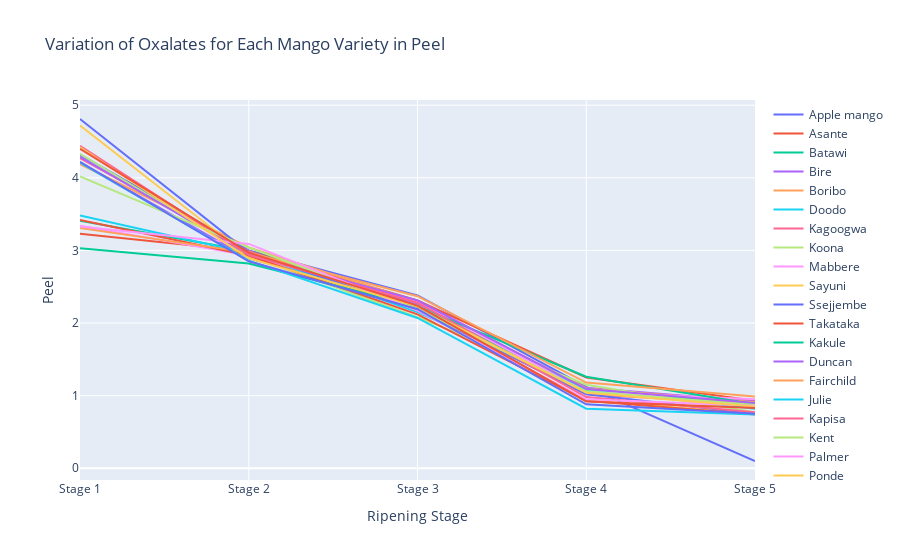

Write notebook code for a chart like this one.
### Code cell
# Create traces for each mango variety
traces = []
for variety in data['Mango variety'].unique():
    subset = data[data['Mango variety'] == variety]
    trace = go.Scatter(x=subset['Ripening stage'], y=subset['Peel'], mode='lines', name=variety)
    traces.append(trace)

# Create layout
layout = go.Layout(title='Variation of Oxalates for Each Mango Variety in Peel',
                   xaxis=dict(title='Ripening Stage'),
                   yaxis=dict(title='Peel'))

# Create figure
fig = go.Figure(data=traces, layout=layout)

# Plot figure
pio.show(fig)

### Figure 1 — Plotly figure (JSON) as saved in the notebook; plotly's stock layout.template omitted (floating-point values rounded to 4 significant figures)
{"data": [{"mode": "lines", "name": "Apple mango", "type": "scatter", "x": ["Stage 1", "Stage 2", "Stage 3", "Stage 4", "Stage 5"], "y": [4.32, 3, 2.38, 1.12, 0.1]}, {"mode": "lines", "name": "Asante", "type": "scatter", "x": ["Stage 1", "Stage 2", "Stage 3", "Stage 4", "Stage 5"], "y": [3.23, 2.99, 2.31, 1.25, 0.93]}, {"mode": "lines", "name": "Batawi", "type": "scatter", "x": ["Stage 1", "Stage 2", "Stage 3", "Stage 4", "Stage 5"], "y": [3.41, 2.99, 2.24, 1.08, 0.89]}, {"mode": "lines", "name": "Bire", "type": "scatter", "x": ["Stage 1", "Stage 2", "Stage 3", "Stage 4", "Stage 5"], "y": [4.21, 2.89, 2.27, 1.11, 0.92]}, {"mode": "lines", "name": "Boribo", "type": "scatter", "x": ["Stage 1", "Stage 2", "Stage 3", "Stage 4", "Stage 5"], "y": [4.19, 3.04, 2.29, 1.1, 0.91]}, {"mode": "lines", "name": "Doodo", "type": "scatter", "x": ["Stage 1", "Stage 2", "Stage 3", "Stage 4", "Stage 5"], "y": [3.48, 2.96, 2.15, 1.09, 0.82]}, {"mode": "lines", "name": "Kagoogwa", "type": "scatter", "x": ["Stage 1", "Stage 2", "Stage 3", "Stage 4", "Stage 5"], "y": [4.27, 2.99, 2.21, 1.02, 0.89]}, {"mode": "lines", "name": "Koona", "type": "scatter", "x": ["Stage 1", "Stage 2", "Stage 3", "Stage 4", "Stage 5"], "y": [4.33, 2.93, 2.08, 1.15, 0.77]}, {"mode": "lines", "name": "Mabbere", "type": "scatter", "x": ["Stage 1", "Stage 2", "Stage 3", "Stage 4", "Stage 5"], "y": [3.34, 2.93, 2.3, 1.05, 0.95]}, {"mode": "lines", "name": "Sayuni", "type": "scatter", "x": ["Stage 1", "Stage 2", "Stage 3", "Stage 4", "Stage 5"], "y": [4.72, 2.91, 2.19, 0.94, 0.75]}, {"mode": "lines", "name": "Ssejjembe", "type": "scatter", "x": ["Stage 1", "Stage 2", "Stage 3", "Stage 4", "Stage 5"], "y": [4.81, 2.97, 2.19, 1.02, 0.75]}, {"mode": "lines", "name": "Takataka", "type": "scatter", "x": ["Stage 1", "Stage 2", "Stage 3", "Stage 4", "Stage 5"], "y": [3.42, 2.93, 2.12, 0.93, 0.74]}, {"mode": "lines", "name": "Kakule", "type": "scatter", "x": ["Stage 1", "Stage 2", "Stage 3", "Stage 4", "Stage 5"], "y": [3.03, 2.82, 2.23, 1.26, 0.88]}, {"mode": "lines", "name": "Duncan", "type": "scatter", "x": ["Stage 1", "Stage 2", "Stage 3", "Stage 4", "Stage 5"], "y": [4.29, 2.94, 2.31, 1.09, 0.9]}, {"mode": "lines", "name": "Fairchild", "type": "scatter", "x": ["Stage 1", "Stage 2", "Stage 3", "Stage 4", "Stage 5"], "y": [3.31, 2.97, 2.37, 1.18, 0.99]}, {"mode": "lines", "name": "Julie", "type": "scatter", "x": ["Stage 1", "Stage 2", "Stage 3", "Stage 4", "Stage 5"], "y": [4.21, 2.86, 2.07, 0.82, 0.74]}, {"mode": "lines", "name": "Kapisa", "type": "scatter", "x": ["Stage 1", "Stage 2", "Stage 3", "Stage 4", "Stage 5"], "y": [4.44, 2.94, 2.28, 0.98, 0.77]}, {"mode": "lines", "name": "Kent", "type": "scatter", "x": ["Stage 1", "Stage 2", "Stage 3", "Stage 4", "Stage 5"], "y": [4.02, 3.04, 2.19, 1.06, 0.87]}, {"mode": "lines", "name": "Palmer", "type": "scatter", "x": ["Stage 1", "Stage 2", "Stage 3", "Stage 4", "Stage 5"], "y": [3.33, 3.09, 2.17, 0.95, 0.86]}, {"mode": "lines", "name": "Ponde", "type": "scatter", "x": ["Stage 1", "Stage 2", "Stage 3", "Stage 4", "Stage 5"], "y": [4.42, 2.89, 2.23, 1.04, 0.85]}, {"mode": "lines", "name": "Seena", "type": "scatter", "x": ["Stage 1", "Stage 2", "Stage 3", "Stage 4", "Stage 5"], "y": [4.22, 2.85, 2.19, 0.88, 0.75]}, {"mode": "lines", "name": "Tommy atkin", "type": "scatter", "x": ["Stage 1", "Stage 2", "Stage 3", "Stage 4", "Stage 5"], "y": [4.4, 2.97, 2.24, 0.92, 0.83]}], "layout": {"autosize": true, "title": {"text": "Variation of Oxalates for Each Mango Variety in Peel"}, "xaxis": {"autorange": true, "range": [0, 4], "title": {"text": "Ripening Stage"}, "type": "category"}, "yaxis": {"autorange": true, "range": [-0.1617, 5.072], "title": {"text": "Peel"}, "type": "linear"}}}
